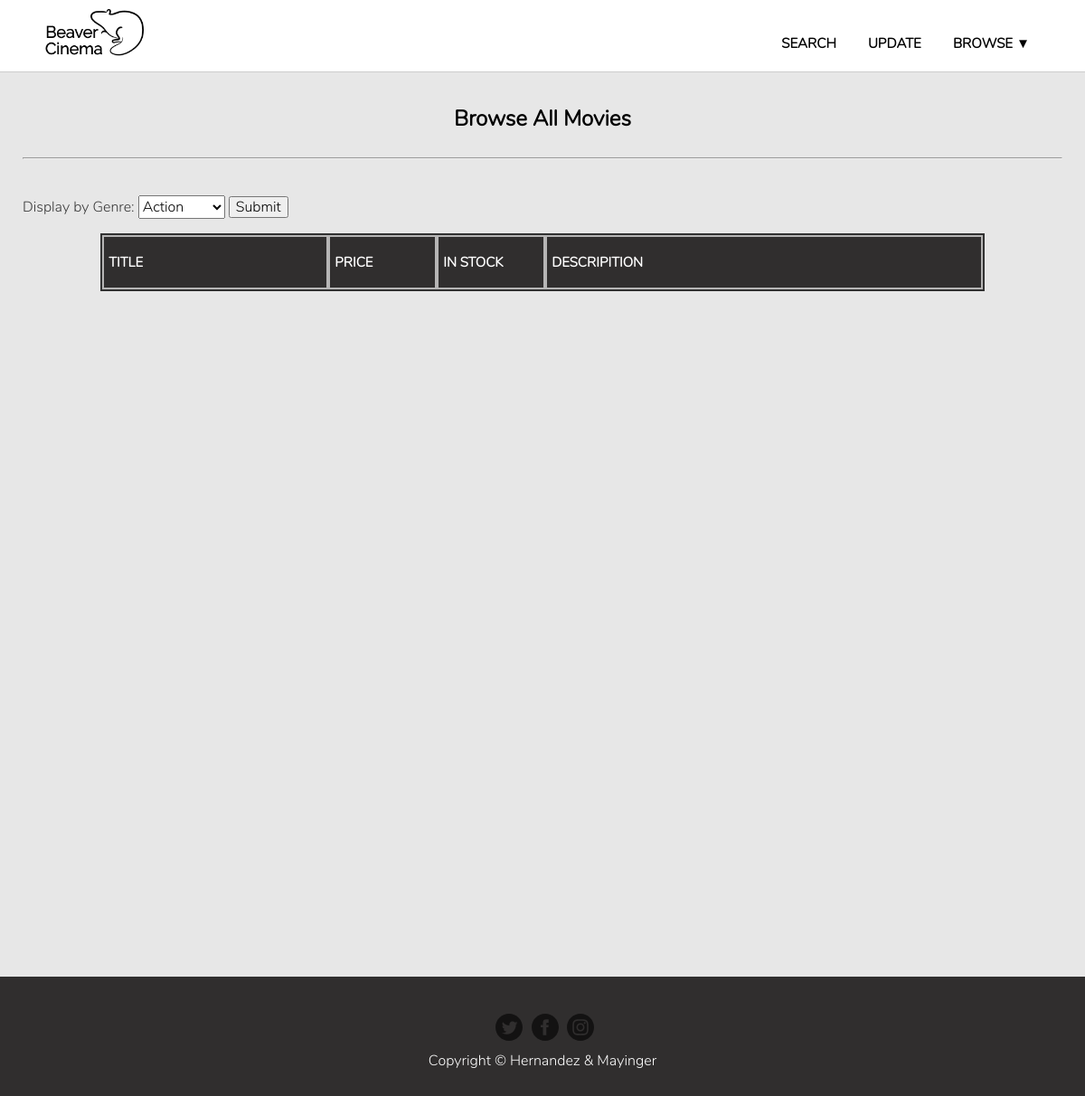
/views/movies.php, run on an earlier commit of the app's database.
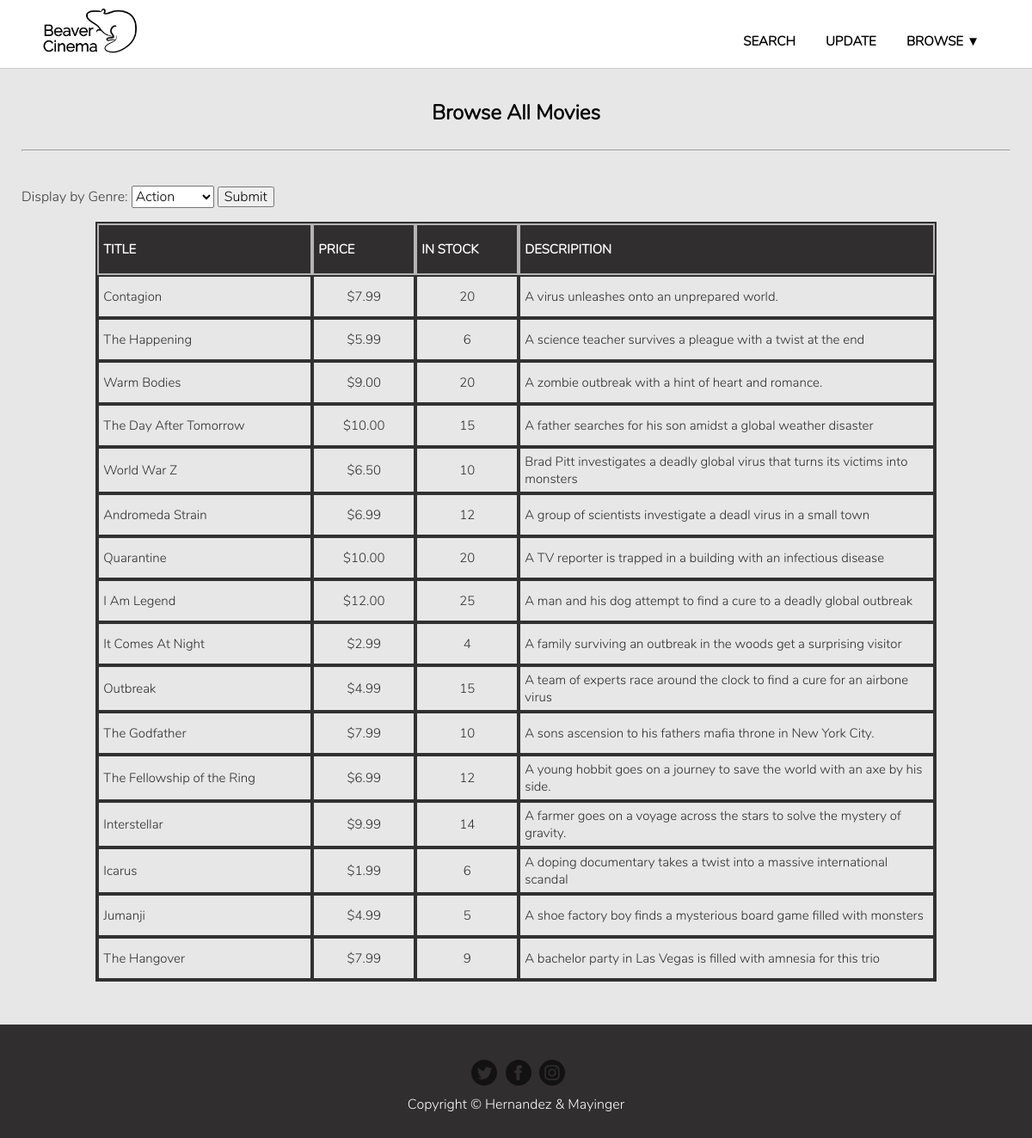
And on a later commit of the database.
### tables this page shows
CREATE TABLE `movies` (
	`movie_id` int(11) unsigned NOT NULL AUTO_INCREMENT,
	`title` varchar(255) NOT NULL,
	`price` decimal(5,2) NOT NULL DEFAULT '5.99',
	`num_stock` int(11) unsigned DEFAULT NULL,
	`movie_description` text,
	PRIMARY KEY (`movie_id`)
);

### views/movies.php (the view, shortened to what this page needs)
<?php
include("header.php");
include("../backend/db_connection.php");	?>
		<div class="container grid">
			<div class="box title">
					<h2 class="title">Browse All Movies</h2>
					<hr>
				</div>
			<div class="box tbl-header">
			<form action="/action_page.php">
				<label for="genre-list">Display by Genre:</label>
				<select id="genre-list" name="genre-list">
					<option value="action">Action</option>
				</select>
				<input type="submit" value="Submit">
			</form>
				<?php
				$mysqli = OpenCon();
				$result = $mysqli->query("SELECT * FROM movies") or die($mysqli->error);
				?>
				<table class="movie-table">
					<thead>
						<tr class="header-row">
							<th>Title</th>
							<th>Price</th>
							<th>In Stock</th>
							<th>Descripition</th>
						</tr>
					</thead>
					<tbody>
					<?php	while ($row = $result->fetch_assoc()): ?>
						<tr>
							<td><?php echo $row['title']; ?></td>
							<td class="center-column"><?php echo '$'; echo $row['price']; ?></td>
							<td class="center-column"><?php echo $row['num_stock']; ?></td>
							<td><?php echo $row['movie_description']; ?></td>
						</tr>
					<?php endwhile; ?>
					</tbody>
				</table>
			</div>
		</div>
	</div>
<?php include("footer.php");	?>

What changed in the data, as far as the page shows it:
added movies: title "Contagion", price "7.99", num_stock "20", movie_description "A virus unleashes onto an unprepared world."
added movies: title "The Happening", price "5.99", num_stock "6", movie_description "A science teacher survives a pleague with a twist at the end"
added movies: title "Warm Bodies", price "9.00", num_stock "20", movie_description "A zombie outbreak with a hint of heart and romance."
added movies: title "The Day After Tomorrow", price "10.00", num_stock "15", movie_description "A father searches for his son amidst a global weather disaster"
added movies: title "World War Z", price "6.50", num_stock "10", movie_description "Brad Pitt investigates a deadly global virus that turns its victims into monsters"
added movies: title "Andromeda Strain", price "6.99", num_stock "12", movie_description "A group of scientists investigate a deadl virus in a small town"
added movies: title "Quarantine", price "10.00", num_stock "20", movie_description "A TV reporter is trapped in a building with an infectious disease"
added movies: title "I Am Legend", price "12.00", num_stock "25", movie_description "A man and his dog attempt to find a cure to a deadly global outbreak"
added movies: title "It Comes At Night", price "2.99", num_stock "4", movie_description "A family surviving an outbreak in the woods get a surprising visitor"
added movies: title "Outbreak", price "4.99", num_stock "15", movie_description "A team of experts race around the clock to find a cure for an airbone virus"
added movies: title "The Godfather", price "7.99", num_stock "10", movie_description "A sons ascension to his fathers mafia throne in New York City."
added movies: title "The Fellowship of the Ring", price "6.99", num_stock "12", movie_description "A young hobbit goes on a journey to save the world with an axe by his side."
added movies: title "Interstellar", price "9.99", num_stock "14", movie_description "A farmer goes on a voyage across the stars to solve the mystery of gravity."
added movies: title "Icarus", price "1.99", num_stock "6", movie_description "A doping documentary takes a twist into a massive international scandal"
added movies: title "Jumanji", price "4.99", num_stock "5", movie_description "A shoe factory boy finds a mysterious board game filled with monsters"
added movies: title "The Hangover", price "7.99", num_stock "9", movie_description "A bachelor party in Las Vegas is filled with amnesia for this trio"
